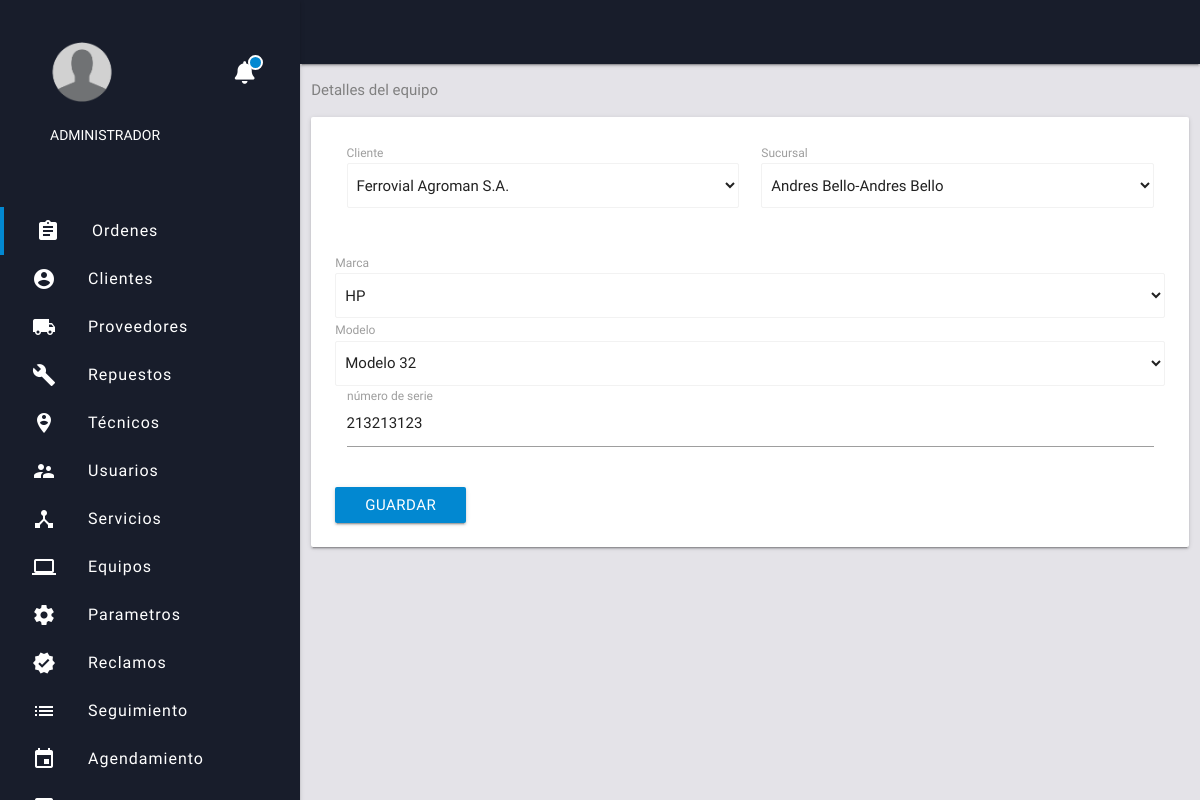
The app's page /equipments/update_equipment.php?id=2&id_brand=15&id_equipment=32 with its own data.
### tables this page shows
CREATE TABLE `branches` (
  `id` int(11) NOT NULL,
  `id_clients` int(11) NOT NULL,
  `location` varchar(50) NOT NULL,
  `phone` varchar(50) NOT NULL,
  `branch_name` varchar(100) NOT NULL
);

CREATE TABLE `clients` (
  `id` int(11) NOT NULL,
  `name` varchar(50) NOT NULL,
  `rut` varchar(20) NOT NULL,
  `web` varchar(30) NOT NULL,
  `phone` varchar(40) NOT NULL,
  `email` varchar(50) NOT NULL
);

CREATE TABLE `equipment` (
  `id` int(11) NOT NULL,
  `id_branches` int(11) NOT NULL,
  `id_model` int(11) NOT NULL,
  `series_number` varchar(18) NOT NULL,
  `id_linea` int(11) NOT NULL
);

CREATE TABLE `model` (
  `id` int(11) NOT NULL,
  `name` varchar(100) NOT NULL,
  `id_brand` int(11) NOT NULL,
  `id_linea` int(11) NOT NULL,
  `pal_number` varchar(50) NOT NULL,
  `id_sublinea` int(11) NOT NULL,
  `short_desc` varchar(300) NOT NULL,
  `long_desc` varchar(500) NOT NULL
);

CREATE TABLE `brands` (
  `id` int(11) NOT NULL,
  `name` varchar(100) NOT NULL
);

### equipments/update_equipment.php (the view, shortened to what this page needs)
<?php include '../extend/header.php';
$id_brand = htmlentities($_GET['id_brand']);
$id_equipment = htmlentities($_GET['id_equipment']);
$sel = $con->query("SELECT * FROM equipment WHERE id = '$id_equipment' ");
while ($f = $sel->fetch_assoc()) {
  $id_branches = $f['id_branches'];
  $id_model = $f['id_model'];
  $series_number = $f['series_number'];
}
$sel_id_brand = $con->query("SELECT id_brand FROM model WHERE id = '$id_model' ");
while ($h = $sel_id_brand->fetch_assoc()) {
  $id_brand = $h['id_brand'];
}
$sel_client = $con->query("SELECT id_clients FROM branches WHERE id = '$id_branches' ");
while ($x = $sel_client->fetch_assoc()) {
  $id_client = $x['id_clients'];
}
?>
   <div class="row">
      <div class="col s12">
      <p style="color:grey;">Detalles del equipo</p>
      <div class="card horizontal">
         <div class="card-stacked">
           <div class="card-content">
           <form  action="up_equipment.php" method="post">
               <div class="row modal-form-row">
               <div class = "row">
               <div class = "col s6">
               <label for = "client">Cliente</label>
               <select class="browser-default" name="client" id="client" required>
                     <?php
                           $sel2 = $con->query("SELECT * FROM clients");
                           while ($f = $sel2->fetch_assoc()) {  ?>
                        <option value='<?php echo $f['id'] ?>' <?php if($f['id']==$id_client) { echo 'selected'; } ?> > <?php echo $f['name'] ?></option>
                     <?php  } ?>
                     </select>
               </div>
               <div class = "col s6">
                  <label for="branch">Sucursal</label>
                  <select class="browser-default" name="branch" id="branch" required>
                    <?php
                          $sel2 = $con->query("SELECT * FROM branches");
                          while ($f = $sel2->fetch_assoc()) {  ?>
                       <option value='<?php echo $f['id'] ?>' <?php if($f['id']==$id_branches) { echo 'selected'; } ?> > <?php echo $f['branch_name'] ?>-<?php echo $f['location'] ?></option>
                    <?php  } ?>
                  </select>
               </div>
       </div> <br>
                 <label for="name">Marca</label>
                   <select class="browser-default" name="brand_name" id="brand_name" required>
                     <?php
                          $sel2 = $con->query("SELECT * FROM brands");
                          while ($f = $sel2->fetch_assoc()) {  ?>
                       <option value='<?php echo $f['id'] ?>' <?php if($f['id']==$id_brand) { echo 'selected'; } ?> > <?php echo $f['name'] ?></option>
                    <?php  } ?>
                    </select>
               </div>
               <div class="row modal-form-row">
                 <label for="model_name">Modelo</label>
                   <select class="browser-default" name="model_name" id="model_name" required>
                   <?php
                          $sel2 = $con->query("SELECT * FROM model");
                          while ($f = $sel2->fetch_assoc()) {  ?>
                       <option value='<?php echo $f['id'] ?>' <?php if($f['id']==$id_model) { echo 'selected'; } ?> > <?php echo $f['name'] ?></option>
                    <?php  } ?>
                    </select>
               </div>
               <div class="row">
                 <div class="input-field col s12">
                   <input id="serie_number" type="text" class="validate" name="serie_number" value="<?php echo $series_number ?>">
                   <label for="serie_number">número de serie</label>
                 </div>
               </div>
               <button  type="submit" class="btn light-blue darken-2">Guardar</button>
             </form>
           </div>
         </div>
      </div>
     </div>
</div>
<?php include '../extend/scripts.php'; ?>
   </body>
   </html>

### css/web-app.css (style rules this page uses)
html { background-color:#e4e3e8; font-family: 'Work Sans', sans-serif; }
.modal-form-row { margin-bottom: 0px; }

### css/notifications.css (style rules this page uses)
body { margin: 0; padding: 0; }

### records on screen
branches: client "Ferrovial Agroman S.A."
equipment: branch "Andres Bello-Andres Bello", model_name "Modelo 32", serie_number "213213123"
model: brand_name "HP"
